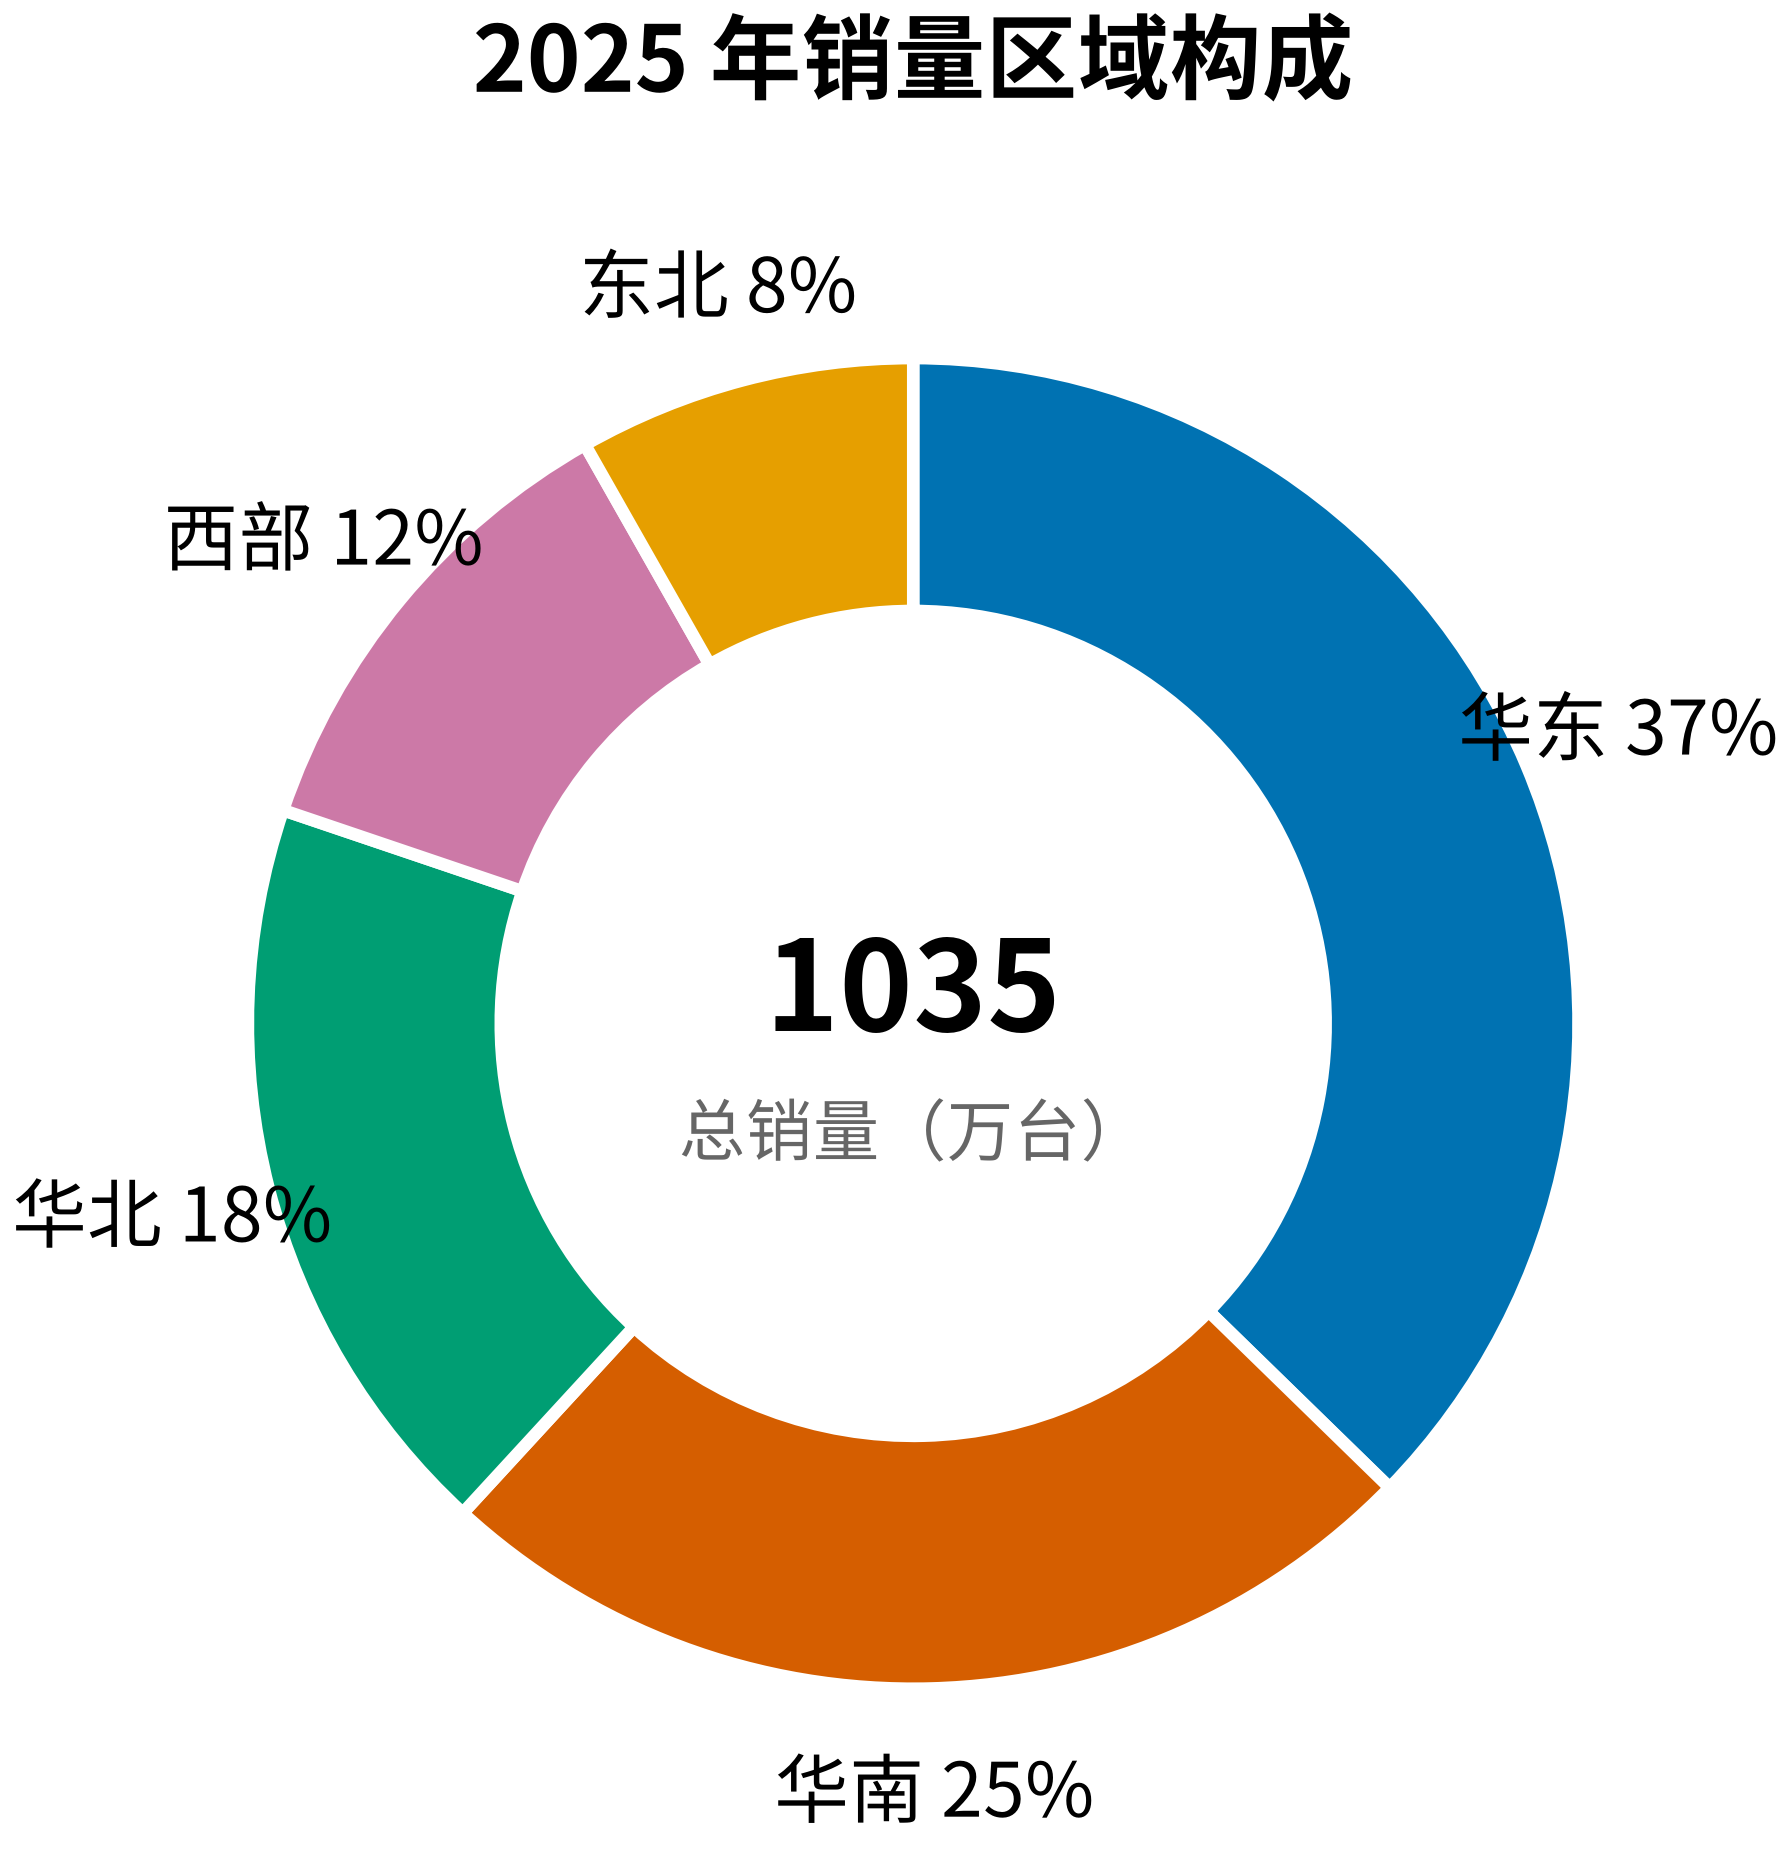

The script that drew this image:
# -*- coding: utf-8 -*-
"""环图：块数 ≤5、12 点起降序顺时针、块上直标、中心放总量（composition.md 六规则）。"""
import json
from pathlib import Path

import matplotlib.pyplot as plt
import numpy as np

SKILL_ROOT = Path(__file__).resolve().parents[3]
STYLE = SKILL_ROOT / "references" / "style" / "matplotlib"
plt.rcParams.update(plt.rcParamsDefault)
plt.style.use(STYLE / "academic.mplstyle")

# 取色唯一来源：references/style/palettes/academic.json（style-guide §3：禁止硬编码色值）
PALETTE = json.loads(
    (SKILL_ROOT / "references" / "style" / "palettes" / "academic.json").read_text(encoding="utf-8"))

data = {"华东": 386, "华南": 254, "华北": 190, "西部": 120, "东北": 85}
data = dict(sorted(data.items(), key=lambda kv: -kv[1]))  # 降序
values = list(data.values())
colors = PALETTE["categorical"][:len(values)]              # 按色板顺序取色，不自造

fig, ax = plt.subplots(figsize=(4.2, 3.6))
wedges, _ = ax.pie(
    values, colors=colors, startangle=90, counterclock=False,
    wedgeprops=dict(width=0.38, edgecolor=PALETTE["background"], linewidth=1.5),
)
total = sum(values)
for w, (name, v) in zip(wedges, data.items()):
    angle = (w.theta1 + w.theta2) / 2
    x, y = np.cos(np.deg2rad(angle)), np.sin(np.deg2rad(angle))
    ax.annotate(f"{name} {v / total * 100:.0f}%", (x, y),
                xytext=(1.15 * x, 1.15 * y), ha="center", va="center", fontsize=9)
ax.text(0, 0.06, f"{total}", ha="center", va="center", fontsize=15, fontweight="bold")
ax.text(0, -0.16, "总销量（万台）", ha="center", va="center", fontsize=8,
        color=PALETTE["subtext"])
ax.set_title("2025 年销量区域构成", pad=12)   # 字号/字重取 academic 主题
fig.savefig(Path(__file__).with_suffix(".png"))
